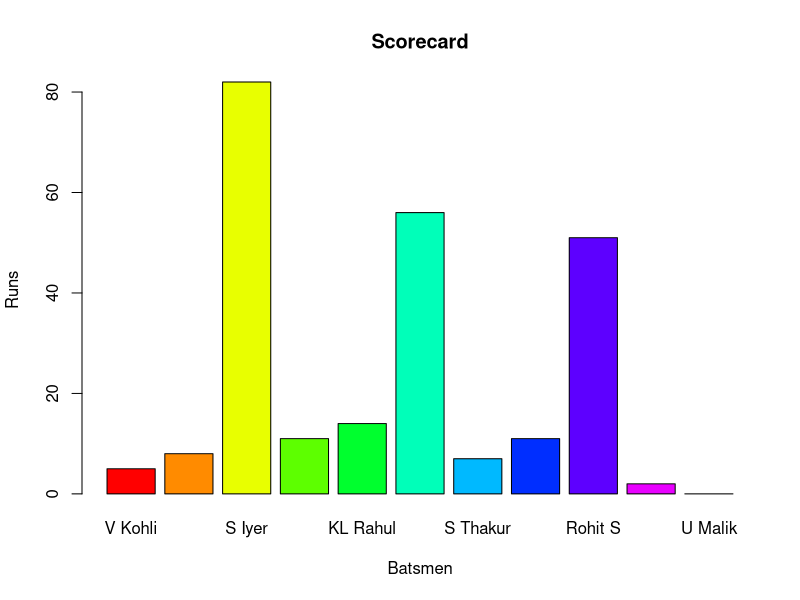

Source code (R):
runs = c(5,8,82,11,14,56,7,11,51,2,0)

batsmen = c("V Kohli",
            "S Dhawan",
            "S Iyer",
            "W Sundar",
            "KL Rahul",
            "Axar P",
            "S Thakur",
            "D Chahar",
            "Rohit S",
            "M Siraj",
            "U Malik")

colours = c("darkred",
            "red",
            "orange",
            "yellow",
            "darkgreen",
            "green",
            "deepskyblue",
            "darkblue",
            "blue",
            "purple",
            "violet")

#png(file = "BarPlot 2.jpeg")

barplot(runs,
        xlab = "Batsmen",
        ylab = "Runs",
        names.arg = batsmen,
        main="Scorecard",
        col = rainbow(length((runs))))

#dev.off()